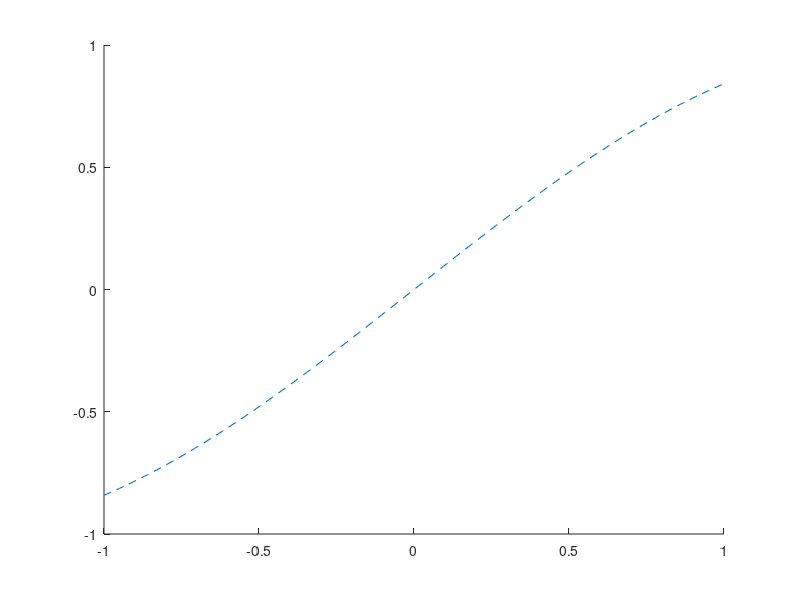

MATLAB code to generate this figure: (Note: this script raises an error after producing the figure.)
% Izaak Neutelings (March 2022)
% Description: Test the asin_ext function.
clear all; close all; clc

disp("1) Extended arcsin")
figure(1)
x = linspace(-1,1,200);
tls = "sin"; % legend titles
hold on
plot(x,sin(x),'--','LineWidth',0.8);
for n = [ 0 1 2 3 ]
  y = asin_ext(x,n);
  plot(x,y,'LineWidth',1.6);
  tls{end+1} = sprintf('asin, $n=%d$',n);
end
leg = legend(tls,'Location','north', ...
             'Interpreter','latex','FontSize',13);
leg.ItemTokenSize = [13,100];
grid on
hold off
mysaveas("fig/asin_ext")

disp("2) ARCSIN(A*SIN)")
figure(2)
w = 1; %2*pi; % angular frequency
t = linspace(-1,1,50);
tls = {}; % legend titles
hold on
for A = [ -1 0.25 0.5 0.75 1 ] % amplitude
  y = asin_ext(A*sin(w*t),0);
  plot(t,y,'LineWidth',1.3);
  tls{end+1} = sprintf('$A=%.2g$',A);
end
leg = legend(tls, ...
             'Location', 'north', ...
             'Interpreter', 'latex', ...
             'FontSize', 11 );
leg.ItemTokenSize = [13,100];
grid on
hold off

disp("3) FLOOR")
figure(3)
t = linspace(-1,2,200);
tls = strings(1,2); % legend titles
colors = turbo(5); colors(1,:) = []; % color map
i = 1;
hold on
for T = [ 0.5 1 2 ] % period
  w = 2*pi/T; % angular frequency
  n = floor((t+T/4)/(T/2));
  y = sin(w*t);
  plot(t,y,'-.','LineWidth',0.7,'Color',colors(i,:));
  plot(t,n,'LineWidth',1.3,'Color',colors(i,:));
  tls(2*i-1) = sprintf('$T=%g$',T);
  i = i+1;
end
leg = legend(tls, ...
             'Location', 'northwest', ...
             'Interpreter', 'latex', ...
             'FontSize', 11 );
leg.ItemTokenSize = [13,100];
grid on
hold off

disp("4) ARCSIN(SIN,0)")
figure(4)
A = 1; % amplitude
t = linspace(-1,4,200);
tls = {}; % legend titles
hold on
for T = [ 1 2 4 ] % period
  w = 2*pi/T; % angular frequency
  y = asin_ext(A*sin(w*t),0);
  plot(t,y,'LineWidth',1.3);
  tls{end+1} = sprintf('$T=%.2g$',T);
end
leg = legend(tls, ...
             'Location', 'northwest', ...
             'Interpreter', 'latex', ...
             'FontSize', 11 );
leg.ItemTokenSize = [13,100];
grid on
hold off

disp("5) ARCSIN(SIN,t,T)")
figure(5)
A = 1; % amplitude
t = linspace(-1.5,3.5,200);
tls = strings(1,4); % legend titles
colors = turbo(5); colors(1,:) = []; % color map
i = 1;
hold on
for T = [ 1 2 4 ] % period
  w = 2*pi/T; % angular frequency
  [y,n] = asin_ext(A*sin(w*t),t,T);
  plot(t,n,'-.','LineWidth',0.7,'Color',colors(i,:));
  plot(t,y,'LineWidth',1.3,'Color',colors(i,:));
  tls(2*i) = sprintf('$T=%.2g$',T);
  i = i+1;
end
leg = legend(tls, ...
             'Location', 'northwest', ...
             'Interpreter', 'latex', ...
             'FontSize', 11 );
leg.ItemTokenSize = [13,100];
grid on
hold off

disp("Done")

% Help function
function mysaveas(fname,width,rmarg)
  if nargin==1
    width = 8; % height
  end
  if nargin<=2
    rmarg = 0.02; % extra right margin
  end
  set(gca,'Units','normalized'); % ensure normalized units
  set(gcf,'PaperPosition',[0 0 width 5]); % position plot at left hand corner with width w and height 5
  set(gcf,'PaperSize',[width 5]); % set the paper to have width w and height 5
  Tight = get(gca,'TightInset');  % gives you the bording spacing between plot box and any axis labels
  Tight = [0.02/width 0.005 rmarg 0.02]+Tight; % [Left Bottom Right Top] spacing
  set(gca,'Position',[Tight(1) Tight(2) 1-Tight(1)-Tight(3) 1-Tight(2)-Tight(4)]);
  %return % skip saving figures
  saveas(gcf,fname,'pdf') % save figure as PDF
  %%%saveas(gcf,fname,'png') % save figure as PNG (low res)
  print(gcf,fname,'-dpng','-r300') % save figure as PNG (high res)
end